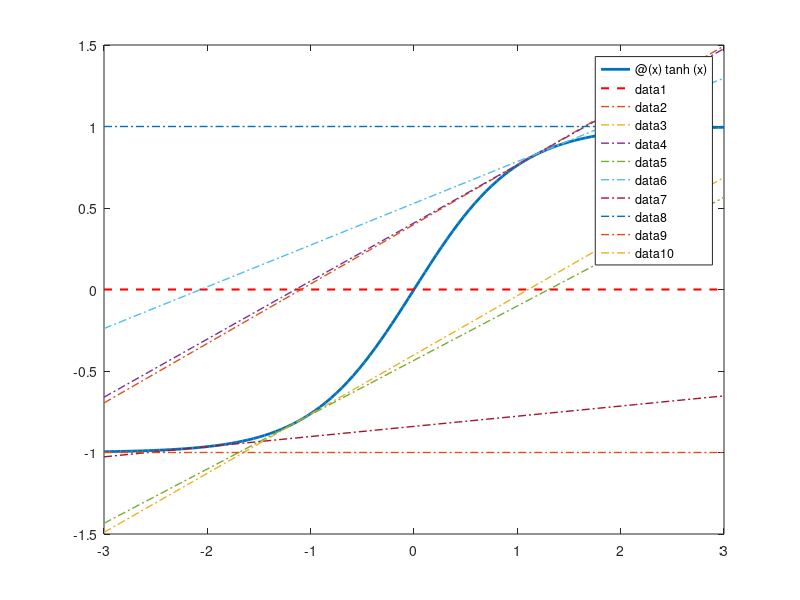

MATLAB code for this plot:
f = @(x) tanh(x);
fp = @(x) 1 ./ (cosh(x) .^ 2);
x = 1.09;
xint = [-3, 3];
tol = 1e-2;
fplot(f, xint, 'LineWidth', 2);
hold on
fplot(@(x)zeros(size(x)), xint, '--r', 'LineWidth', 1.5);
while abs(f(x)) > tol
    fplot(@(xx) fp(x).*(xx-x) + f(x), xint, '-.', 'LineWidth', 1.0);
    x = x - f(x)/fp(x);
    disp(x);    
end
hold off
result = x;
